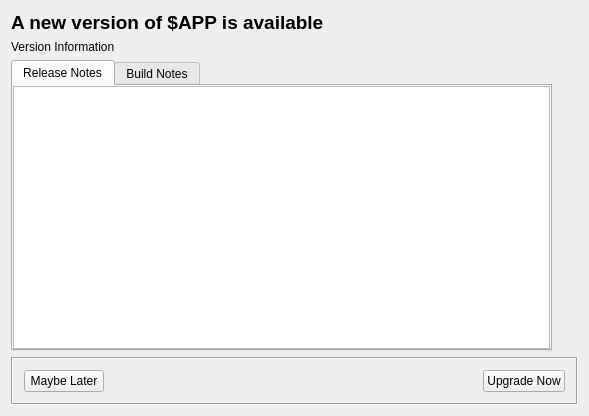
<?xml version="1.0" encoding="UTF-8"?>
<ui version="4.0">
 <class>UpdaterWindow</class>
 <widget class="QMainWindow" name="UpdaterWindow">
  <property name="geometry">
   <rect>
    <x>0</x>
    <y>0</y>
    <width>589</width>
    <height>416</height>
   </rect>
  </property>
  <property name="windowTitle">
   <string>OSCAR Updater</string>
  </property>
  <property name="windowIcon">
   <iconset>
    <normaloff>:/icons/logo-sm.png</normaloff>:/icons/logo-sm.png</iconset>
  </property>
  <widget class="QWidget" name="centralWidget">
   <layout class="QVBoxLayout" name="verticalLayout">
    <property name="spacing">
     <number>0</number>
    </property>
    <property name="leftMargin">
     <number>0</number>
    </property>
    <property name="topMargin">
     <number>0</number>
    </property>
    <property name="rightMargin">
     <number>0</number>
    </property>
    <property name="bottomMargin">
     <number>0</number>
    </property>
    <item>
     <widget class="QStackedWidget" name="stackedWidget">
      <property name="currentIndex">
       <number>0</number>
      </property>
      <widget class="QWidget" name="frontPage">
       <layout class="QGridLayout" name="gridLayout">
        <item row="0" column="0">
         <widget class="QLabel" name="Title">
          <property name="sizePolicy">
           <sizepolicy hsizetype="Fixed" vsizetype="Preferred">
            <horstretch>0</horstretch>
            <verstretch>0</verstretch>
           </sizepolicy>
          </property>
          <property name="font">
           <font>
            <pointsize>14</pointsize>
            <weight>75</weight>
            <bold>true</bold>
           </font>
          </property>
          <property name="text">
           <string>A new version of $APP is available</string>
          </property>
         </widget>
        </item>
        <item row="0" column="1" rowspan="3">
         <layout class="QVBoxLayout" name="verticalLayout_5">
          <item>
           <widget class="QLabel" name="graphicLabel">
            <property name="maximumSize">
             <size>
              <width>100</width>
              <height>100</height>
             </size>
            </property>
            <property name="text">
             <string/>
            </property>
            <property name="pixmap">
             <pixmap resource="Resources.qrc">:/icons/logo-lm.png</pixmap>
            </property>
            <property name="scaledContents">
             <bool>true</bool>
            </property>
            <property name="alignment">
             <set>Qt::AlignLeading|Qt::AlignLeft|Qt::AlignTop</set>
            </property>
           </widget>
          </item>
          <item>
           <spacer name="verticalSpacer">
            <property name="orientation">
             <enum>Qt::Vertical</enum>
            </property>
            <property name="sizeHint" stdset="0">
             <size>
              <width>20</width>
              <height>40</height>
             </size>
            </property>
           </spacer>
          </item>
         </layout>
        </item>
        <item row="1" column="0">
         <widget class="QLabel" name="versionInfo">
          <property name="text">
           <string>Version Information</string>
          </property>
         </widget>
        </item>
        <item row="2" column="0">
         <widget class="QTabWidget" name="notesTabWidget">
          <property name="currentIndex">
           <number>0</number>
          </property>
          <widget class="QWidget" name="relNotesTab">
           <attribute name="title">
            <string>Release Notes</string>
           </attribute>
           <layout class="QVBoxLayout" name="verticalLayout_8">
            <property name="spacing">
             <number>0</number>
            </property>
            <property name="leftMargin">
             <number>0</number>
            </property>
            <property name="topMargin">
             <number>0</number>
            </property>
            <property name="rightMargin">
             <number>0</number>
            </property>
            <property name="bottomMargin">
             <number>0</number>
            </property>
            <item>
             <widget class="QTextBrowser" name="webView"/>
            </item>
           </layout>
          </widget>
          <widget class="QWidget" name="buildNotesTab">
           <attribute name="title">
            <string>Build Notes</string>
           </attribute>
           <layout class="QVBoxLayout" name="verticalLayout_9">
            <property name="spacing">
             <number>0</number>
            </property>
            <property name="leftMargin">
             <number>0</number>
            </property>
            <property name="topMargin">
             <number>0</number>
            </property>
            <property name="rightMargin">
             <number>0</number>
            </property>
            <property name="bottomMargin">
             <number>0</number>
            </property>
            <item>
             <widget class="QTextEdit" name="buildNotes">
              <property name="sizePolicy">
               <sizepolicy hsizetype="Expanding" vsizetype="Expanding">
                <horstretch>0</horstretch>
                <verstretch>0</verstretch>
               </sizepolicy>
              </property>
              <property name="frameShape">
               <enum>QFrame::NoFrame</enum>
              </property>
              <property name="frameShadow">
               <enum>QFrame::Plain</enum>
              </property>
              <property name="readOnly">
               <bool>true</bool>
              </property>
             </widget>
            </item>
           </layout>
          </widget>
         </widget>
        </item>
        <item row="3" column="0" colspan="2">
         <widget class="QFrame" name="frame_2">
          <property name="frameShape">
           <enum>QFrame::Box</enum>
          </property>
          <property name="frameShadow">
           <enum>QFrame::Sunken</enum>
          </property>
          <layout class="QHBoxLayout" name="horizontalLayout_3">
           <item>
            <widget class="QPushButton" name="CloseButton">
             <property name="text">
              <string>Maybe Later</string>
             </property>
            </widget>
           </item>
           <item>
            <spacer name="horizontalSpacer_2">
             <property name="orientation">
              <enum>Qt::Horizontal</enum>
             </property>
             <property name="sizeHint" stdset="0">
              <size>
               <width>40</width>
               <height>20</height>
              </size>
             </property>
            </spacer>
           </item>
           <item>
            <widget class="QPushButton" name="upgradeButton">
             <property name="text">
              <string>Upgrade Now</string>
             </property>
            </widget>
           </item>
          </layout>
         </widget>
        </item>
       </layout>
      </widget>
      <widget class="QWidget" name="page">
       <layout class="QVBoxLayout" name="verticalLayout_2">
        <property name="spacing">
         <number>4</number>
        </property>
        <property name="leftMargin">
         <number>4</number>
        </property>
        <property name="topMargin">
         <number>4</number>
        </property>
        <property name="rightMargin">
         <number>4</number>
        </property>
        <property name="bottomMargin">
         <number>4</number>
        </property>
        <item>
         <widget class="QLabel" name="downloadTitle">
          <property name="font">
           <font>
            <weight>75</weight>
            <bold>true</bold>
           </font>
          </property>
          <property name="text">
           <string>Please wait while updates are downloaded and installed...</string>
          </property>
         </widget>
        </item>
        <item>
         <layout class="QHBoxLayout" name="horizontalLayout"/>
        </item>
        <item>
         <widget class="QTabWidget" name="tabWidget">
          <property name="currentIndex">
           <number>0</number>
          </property>
          <widget class="QWidget" name="tabUpdates">
           <attribute name="title">
            <string>Updates</string>
           </attribute>
           <layout class="QVBoxLayout" name="verticalLayout_3">
            <property name="spacing">
             <number>0</number>
            </property>
            <property name="leftMargin">
             <number>0</number>
            </property>
            <property name="topMargin">
             <number>0</number>
            </property>
            <property name="rightMargin">
             <number>0</number>
            </property>
            <property name="bottomMargin">
             <number>0</number>
            </property>
            <item>
             <widget class="QTableWidget" name="tableWidget">
              <property name="editTriggers">
               <set>QAbstractItemView::NoEditTriggers</set>
              </property>
              <property name="alternatingRowColors">
               <bool>true</bool>
              </property>
              <property name="selectionMode">
               <enum>QAbstractItemView::NoSelection</enum>
              </property>
              <property name="selectionBehavior">
               <enum>QAbstractItemView::SelectRows</enum>
              </property>
              <attribute name="horizontalHeaderStretchLastSection">
               <bool>true</bool>
              </attribute>
              <attribute name="verticalHeaderVisible">
               <bool>false</bool>
              </attribute>
              <column>
               <property name="text">
                <string>Component</string>
               </property>
              </column>
              <column>
               <property name="text">
                <string>Version</string>
               </property>
              </column>
              <column>
               <property name="text">
                <string>Size</string>
               </property>
              </column>
              <column>
               <property name="text">
                <string>Progress</string>
               </property>
              </column>
             </widget>
            </item>
           </layout>
          </widget>
          <widget class="QWidget" name="tabLog">
           <attribute name="title">
            <string>Log</string>
           </attribute>
           <layout class="QVBoxLayout" name="verticalLayout_4">
            <property name="spacing">
             <number>0</number>
            </property>
            <property name="leftMargin">
             <number>0</number>
            </property>
            <property name="topMargin">
             <number>0</number>
            </property>
            <property name="rightMargin">
             <number>0</number>
            </property>
            <property name="bottomMargin">
             <number>0</number>
            </property>
            <item>
             <widget class="QPlainTextEdit" name="plainTextEdit"/>
            </item>
           </layout>
          </widget>
         </widget>
        </item>
        <item>
         <widget class="QWidget" name="widget" native="true">
          <layout class="QHBoxLayout" name="horizontalLayout_2">
           <property name="spacing">
            <number>0</number>
           </property>
           <property name="leftMargin">
            <number>0</number>
           </property>
           <property name="topMargin">
            <number>0</number>
           </property>
           <property name="rightMargin">
            <number>0</number>
           </property>
           <property name="bottomMargin">
            <number>0</number>
           </property>
           <item>
            <widget class="QLabel" name="downloadLabel">
             <property name="text">
              <string>Downloading  Installing Updates</string>
             </property>
            </widget>
           </item>
           <item>
            <spacer name="horizontalSpacer">
             <property name="orientation">
              <enum>Qt::Horizontal</enum>
             </property>
             <property name="sizeHint" stdset="0">
              <size>
               <width>40</width>
               <height>20</height>
              </size>
             </property>
            </spacer>
           </item>
           <item>
            <widget class="QPushButton" name="FinishedButton">
             <property name="text">
              <string>Finished</string>
             </property>
            </widget>
           </item>
          </layout>
         </widget>
        </item>
       </layout>
      </widget>
     </widget>
    </item>
   </layout>
  </widget>
 </widget>
 <layoutdefault spacing="6" margin="11"/>
 <resources>
  <include location="Resources.qrc"/>
 </resources>
 <connections/>
</ui>
